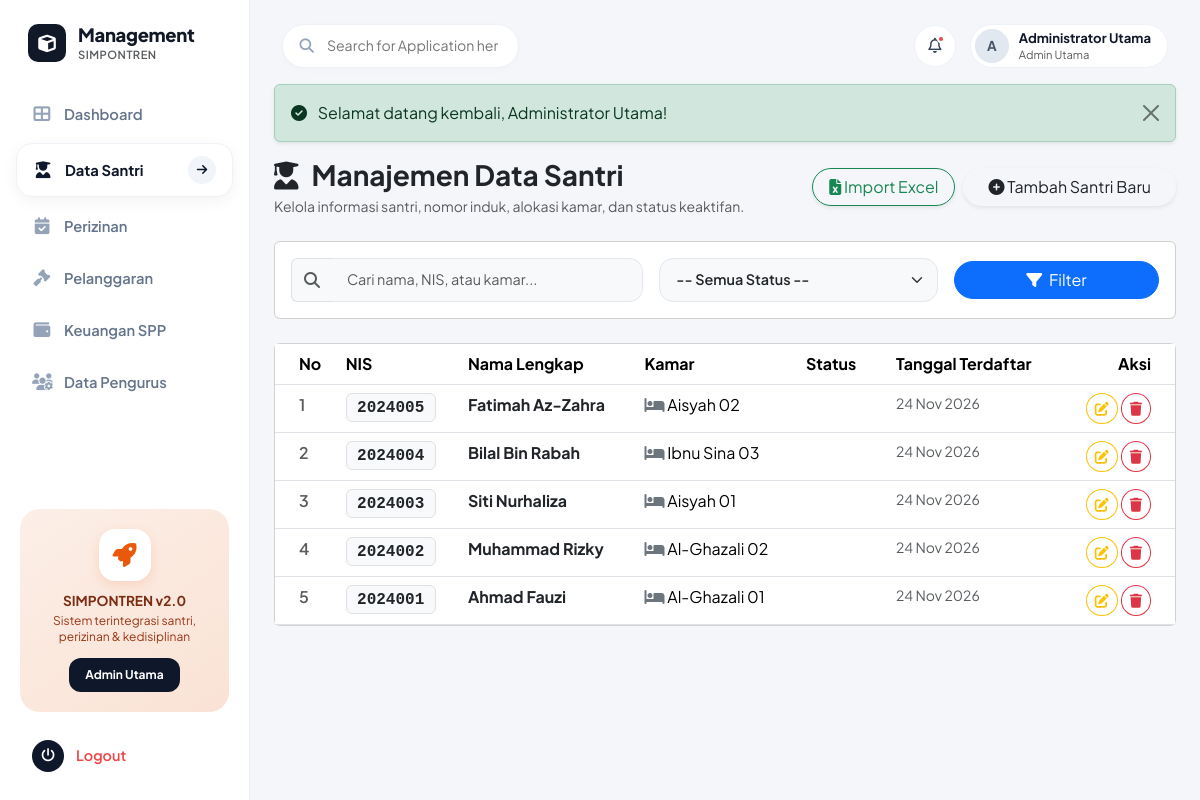
The app's page /modules/santri/index.php (signed in) with its own data.
### tables this page shows
CREATE TABLE IF NOT EXISTS `santri` (
  `id` INT AUTO_INCREMENT PRIMARY KEY,
  `nis` VARCHAR(20) NOT NULL UNIQUE,
  `nama` VARCHAR(100) NOT NULL,
  `kamar` VARCHAR(50) NOT NULL,
  `status` ENUM('Aktif', 'Alumni', 'Non-Aktif') NOT NULL DEFAULT 'Aktif',
  `created_at` TIMESTAMP DEFAULT CURRENT_TIMESTAMP
);

### modules/santri/index.php (the view, shortened to what this page needs)
<?php
require_once __DIR__ . '/../../includes/header.php';
$search = trim($_GET['search'] ?? '');
$sql = "SELECT * FROM santri WHERE 1=1";
$params = [];
$sql .= " ORDER BY id DESC";
$stmt = $pdo->prepare($sql);
$stmt->execute($params);
$santri_list = $stmt->fetchAll();
?>
<div class="d-flex flex-column flex-md-row justify-content-between align-items-md-center mb-4">
  <div>
    <h3 class="fw-bold text-dark mb-1"><i class="fas fa-user-graduate text-emerald me-2"></i> Manajemen Data Santri</h3>
    <p class="text-muted small mb-0">Kelola informasi santri, nomor induk, alokasi kamar, dan status keaktifan.</p>
  </div>
  <div class="mt-3 mt-md-0 d-flex gap-2">
    <a href="<?= base_url('modules/santri/import.php') ?>" class="btn btn-outline-success rounded-pill px-3 shadow-sm">
      <i class="fas fa-file-excel me-1.5"></i> Import Excel
    </a>
    <a href="<?= base_url('modules/santri/create.php') ?>" class="btn btn-emerald rounded-pill px-4 shadow-sm">
      <i class="fas fa-plus-circle me-1.5"></i> Tambah Santri Baru
    </a>
  </div>
</div>
<div class="card card-custom mb-4">
  <div class="card-body p-3">
    <form action="" method="GET" class="row g-3 align-items-center">
      <div class="col-12 col-md-5">
        <div class="input-group">
          <span class="input-group-text bg-light border-end-0"><i class="fas fa-search text-muted"></i></span>
          <input type="text" name="search" class="form-control bg-light border-start-0" placeholder="Cari nama, NIS, atau kamar..." value="<?= htmlspecialchars($search) ?>">
        </div>
      </div>
      <div class="col-12 col-md-4">
        <select name="status" class="form-select bg-light fw-semibold text-dark" onchange="this.form.submit()">
          <option value="">-- Semua Status --</option>
        </select>
      </div>
      <div class="col-12 col-md-3 d-flex gap-2">
        <button type="submit" class="btn btn-primary rounded-pill px-3 flex-grow-1">
          <i class="fas fa-filter me-1"></i> Filter
        </button>
      </div>
    </form>
  </div>
</div>
<div class="card card-custom">
  <div class="card-body p-0">
    <?php if (count($santri_list) > 0): ?>
      <div class="table-responsive">
        <table class="table table-custom mb-0">
          <thead>
            <tr>
              <th class="ps-4">No</th>
              <th>NIS</th>
              <th>Nama Lengkap</th>
              <th>Kamar</th>
              <th>Status</th>
              <th>Tanggal Terdaftar</th>
              <th class="text-end pe-4">Aksi</th>
            </tr>
          </thead>
          <tbody>
            <?php foreach ($santri_list as $index => $row): ?>
              <tr>
                <td class="ps-4 text-muted fw-semibold"><?= $index + 1 ?></td>
                <td><span class="badge bg-light text-dark font-monospace fs-6 border"><?= htmlspecialchars($row['nis']) ?></span></td>
                <td><strong class="text-dark"><?= htmlspecialchars($row['nama']) ?></strong></td>
                <td><i class="fas fa-bed text-secondary me-1.5"></i> <?= htmlspecialchars($row['kamar']) ?></td>
                <td>
                  <?php if ($row['status'] == 'Aktif'): ?>
                    <span class="badge badge-soft-success"><i class="fas fa-check-circle me-1"></i> Aktif</span>
                  <?php elseif ($row['status'] == 'Alumni'): ?>
                    <span class="badge badge-soft-info"><i class="fas fa-user-graduate me-1"></i> Alumni</span>
                  <?php else: ?>
                    <span class="badge badge-soft-danger"><i class="fas fa-times-circle me-1"></i> Non-Aktif</span>
                  <?php endif; ?>
                </td>
                <td class="small text-muted"><?= date('d M Y', strtotime($row['created_at'])) ?></td>
                <td class="text-end pe-4">
                  <div class="btn-group">
                    <a href="<?= base_url('modules/santri/edit.php?id=' . $row['id']) ?>" class="btn btn-sm btn-outline-warning rounded-circle me-1" title="Edit Santri">
                      <i class="fas fa-edit"></i>
                    </a>
                    <a href="<?= base_url('modules/santri/delete.php?id=' . $row['id']) ?>" class="btn btn-sm btn-outline-danger rounded-circle btn-confirm-delete" data-confirm="Penghapusan santri akan menghapus seluruh data perizinan, pelanggaran, dan SPP terkait. Yakin?" title="Hapus Santri">
                      <i class="fas fa-trash"></i>
                    </a>
                  </div>
                </td>
              </tr>
            <?php endforeach; ?>
          </tbody>
        </table>
      </div>
    <?php endif; ?>
  </div>
</div>
<?php require_once __DIR__ . '/../../includes/footer.php'; ?>

### assets/css/style.css (style rules this page uses)
:root { --app-bg: #f5f6fa; --sidebar-bg: #ffffff; --sidebar-width: 250px; --card-bg: #ffffff; --text-main: #1e293b; --text-muted: #8e9bb0; --primary-accent: #2c68f6; --sidebar-active-bg: #f3f4f8; --sidebar-active-dark: #1e2229; --border-subtle: #edf0f5; --card-radius: 24px; --badge-radius: 12px; --transition: all 0.25s cubic-bezier(0.4, 0, 0.2, 1); }
body { font-family: 'Plus Jakarta Sans', -apple-system, BlinkMacSystemFont, sans-serif; background-color: var(--app-bg); color: var(--text-main); overflow-x: hidden; margin: 0; padding: 0; }
.form-control, .form-select { border-radius: 14px; border: 1px solid #e2e8f0; padding: 0.65rem 1rem; font-size: 0.9rem; transition: var(--transition); }

### records on screen
santri: nis "2024005", nama "Fatimah Az-Zahra", kamar "Aisyah 02", status "Aktif" (drawn), created_at "24 Nov 2026"
santri: nis "2024004", nama "Bilal Bin Rabah", kamar "Ibnu Sina 03", status "Aktif" (drawn), created_at "24 Nov 2026"
santri: nis "2024003", nama "Siti Nurhaliza", kamar "Aisyah 01", status "Aktif" (drawn), created_at "24 Nov 2026"
santri: nis "2024002", nama "Muhammad Rizky", kamar "Al-Ghazali 02", status "Aktif" (drawn), created_at "24 Nov 2026"
santri: nis "2024001", nama "Ahmad Fauzi", kamar "Al-Ghazali 01", status "Aktif" (drawn), created_at "24 Nov 2026"

### other values on screen
$roleLabel "Admin Utama"
substr($userNama, 0, 1) "A"
$userNama "Administrator Utama"
$msg['text'] "Selamat datang kembali, Administrator Utama!"
